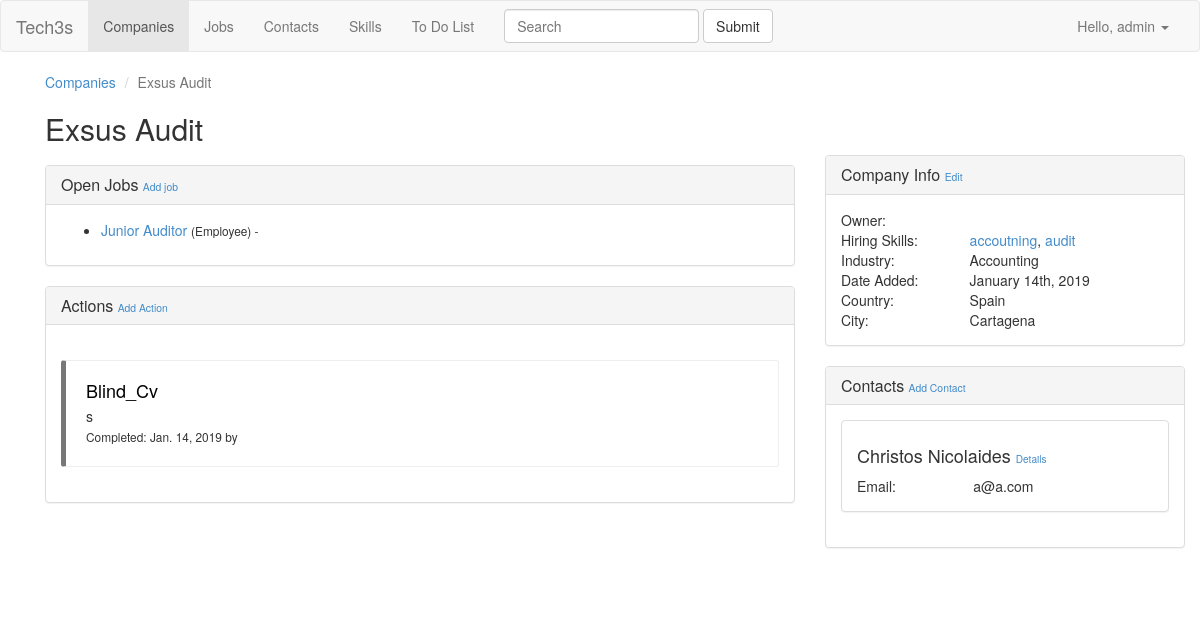
The page /companies/exsus-audit/ (signed in) on the database its author committed.
### crm/models.py (models this page shows, shortened)
class Company(models.Model):
    STATUS_CHOICES = (
        ('contacted', 'Contacted'),
        ('accepted', 'Accepted'),
        ('declined', 'Declined'),
        ('n/a', 'N/A'),
    )
    name = models.CharField(max_length=100, db_index=True)
    legal_name = models.CharField(max_length=100, blank=True)
    cif = models.CharField(max_length=25, blank=True)
    website = models.URLField(blank=True)
    description = models.TextField(blank=True)
    address = models.CharField(max_length=100, blank=True)
    zip_code = models.CharField(max_length=10, blank=True)
    slug = models.SlugField(max_length=250, unique=True, blank=True)
    official_company = models.BooleanField(
        default=True,
        help_text='Official company in Nubelo, in case of duplicates',
        blank=True)
    fee = models.CharField(max_length=25, blank=True)
    nubelo_id = models.IntegerField(null=True, blank=True)
    nubelo_url = models.URLField(max_length=250, blank=True)
    status = models.CharField(max_length=15, choices=STATUS_CHOICES)
    updated = models.DateTimeField(auto_now=True)
    timestamp = models.DateTimeField(auto_now_add=True, db_index=True)
    city = models.ForeignKey(City, related_name='companies')
    industry = models.ForeignKey(Industry, related_name='companies')
    skills = models.ManyToManyField(Skill, related_name='companies')
    created_by = models.ForeignKey(
        settings.AUTH_USER_MODEL, related_name='created_companies',
        db_index=True)
    owner = models.ForeignKey(
        settings.AUTH_USER_MODEL, related_name='owned_companies')
    assigned_to = models.ForeignKey(
        settings.AUTH_USER_MODEL, related_name='assigned_companies')
    class Meta:
        ordering = ('-timestamp',)
        verbose_name_plural = "companies"
    def get_job_create_url(self):
        return reverse(
            'crm_job_create', kwargs={'company_slug': self.slug})
    def get_company_action_create_url(self):
        return reverse(
            'crm_company_action_create', kwargs={'company_slug': self.slug})
    def get_contact_create_url(self):
        return reverse(
            'crm_contact_create', kwargs={'company_slug': self.slug})
    def get_update_url(self):
        return reverse('crm_company_update', kwargs={'slug': self.slug})

class Job(models.Model):
    JOB_TYPE_CHOICES = (
        ('employee', 'Employee'),
        ('freelance', 'Freelance'),
    )
    STATUS_CHOICES = (
        ('open', 'Open'),
        ('won', 'Won'),
        ('lost', 'Lost'),
        ('canceled_by_client', 'Canceled by Client'),
    )
    title = models.CharField(max_length=250, db_index=True)
    description = models.TextField()
    zip_code = models.CharField(max_length=10, blank=True)
    num_vacancies = models.IntegerField(default=1)
    job_type = models.CharField(max_length=15, choices=JOB_TYPE_CHOICES)
    salary = models.DecimalField(max_digits=10, decimal_places=2)
    fee = models.CharField(max_length=25, blank=True)
    total_income = models.DecimalField(
        max_digits=10, decimal_places=2, null=True, blank=True)
    document = models.FileField(
        upload_to='uploads/docs/jobs/%Y/%m/%d/', blank=True)
    slug = models.SlugField(max_length=250, unique=True)
    timestamp = models.DateTimeField(auto_now_add=True, db_index=True)
    nubelo_id = models.IntegerField(null=True, blank=True)
    nubelo_url = models.URLField(max_length=250, blank=True)
    company = models.ForeignKey(Company, related_name='jobs')
    skills = models.ManyToManyField(Skill, related_name='jobs')
    city = models.ForeignKey(City, related_name='jobs')
    created_by = models.ForeignKey(
        settings.AUTH_USER_MODEL, related_name='created_jobs',
        db_index=True)
    assigned_to = models.ForeignKey(
        settings.AUTH_USER_MODEL, related_name='assigned_jobs')
    class Meta:
        ordering = ('-timestamp',)
    def get_absolute_url(self):
        return reverse(
            'crm_job_detail',
            kwargs={
                'company_slug': self.company.slug,
                'job_slug': self.slug,
            })

class CompanyAction(models.Model):
    ACTION_CHOICES = (
        ('phone_call', 'Phone call'),
        ('meeting', 'Meeting'),
        ('email', 'Email'),
        ('proposal_sent', 'Proposal Sent'),
        ('proposal_signed', 'Proposal Signed'),
        ('blind_cv', 'Blind CV'),
        ('other', 'Other'),
    )
    STATUS_CHOICES = (
        ('to_do', 'To Do'),
        ('done', 'Done'),
        ('cancelled', 'Cancelled'),
    )
    action = models.CharField(max_length=50, choices=ACTION_CHOICES)
    status = models.CharField(
        max_length=25, choices=STATUS_CHOICES, default='to_do')
    description = models.TextField()
    blind_cvs_sent = models.IntegerField(default=0)
    is_highlighted = models.BooleanField(default=False)
    document = models.FileField(
        upload_to='uploads/actions/companies/%Y/%m/%d/', blank=True)
    timestamp = models.DateTimeField(auto_now_add=True, db_index=True)
    completed_timestamp = models.DateTimeField(null=True, db_index=True)
    company = models.ForeignKey(Company, related_name='company_actions')
    created_by = models.ForeignKey(
        settings.AUTH_USER_MODEL, related_name='company_actions',
        db_index=True)
    class Meta:
        ordering = ('-timestamp',)

class Skill(models.Model):
    name = models.CharField(max_length=31, db_index=True, unique=True)
    slug = models.SlugField(max_length=31, unique=True)
    class Meta:
        ordering = ('name',)
    def get_absolute_url(self):
        return reverse('crm_skill_detail', kwargs={'slug': self.slug})

class Industry(models.Model):
    name = models.CharField(max_length=100)
    class Meta:
        verbose_name_plural = 'industries'
    def __str__(self):
        return self.name

class City(models.Model):
    geonameid = models.IntegerField(primary_key=True)
    name = models.CharField(max_length=100, db_index=True)
    latitude = models.DecimalField(max_digits=9, decimal_places=6)
    longitude = models.DecimalField(max_digits=9, decimal_places=6)
    feature_code = models.CharField(max_length=15)
    country = models.ForeignKey(Country, related_name='cities')
    population = models.IntegerField(default=0)
    class Meta:
        ordering = ('name', 'country')
        verbose_name_plural = 'cities'
    def __str__(self):
        return '{}'.format(self.name)

class Country(models.Model):
    country_code = models.CharField(max_length=2, primary_key=True)
    name = models.CharField(max_length=100)
    class Meta:
        verbose_name_plural = 'countries'
    def __str__(self):
        return self.name

class Contact(models.Model):
    first_name = models.CharField(max_length=100)
    last_name = models.CharField(max_length=100, db_index=True)
    title = models.CharField(max_length=100, blank=True)
    email = models.EmailField(max_length=250, db_index=True)
    phone = models.CharField(max_length=25, blank=True)
    mobile = models.CharField(max_length=25, blank=True)
    address = models.CharField(max_length=100, blank=True)
    zip_code = models.CharField(max_length=10, blank=True)
    slug = models.SlugField(max_length=250, unique=True, blank=True)
    is_primary_contact = models.BooleanField(default=False)
    timestamp = models.DateTimeField(auto_now_add=True, db_index=True)
    company = models.ForeignKey(Company, related_name='contacts')
    city = models.ForeignKey(City, related_name='contacts')
    created_by = models.ForeignKey(
        settings.AUTH_USER_MODEL, related_name='contacts',
        db_index=True)
    class Meta:
        ordering = ('-is_primary_contact',)
    def get_absolute_url(self):
        return reverse(
            'crm_contact_detail',
            kwargs={
                'company_slug': self.company.slug,
                'contact_slug': self.slug,
            })
    def get_full_name(self):
        return '{} {}'.format(self.first_name, self.last_name)

### crm/views.py (the view)
@class_login_required
class CompanyDetail(DetailView):
    model = Company

### crm/templates/crm/company_detail.html (shortened to what this page needs)
{% extends "crm/base_crm.html" %}
{% block content %}
  <article>
    <div class="row">
      <div class="col-md-8">
        <ol class="breadcrumb">
          <li><a href="{% url 'crm_company_list' %}">Companies</a></li>
          <li class="active">{{ company.name }}</li>
        </ol>
        <h2>{{ company.name }}</h2>
      </div>
    </div>
    <div class="row">
      <div class="col-md-8">
        <section>
          <div class="panel panel-default">
            {% if request.user.is_superuser %}
            <div class="panel-heading">
              <h3 class="panel-title">
                Open Jobs
                <span class="small"><a href="{{ company.get_job_create_url }}">Add job</a></span>
              </h3>
            </div>
            {% endif %}
            <div class="panel-body">
              <ul>
                {% for job in company.jobs.all %}
                  <li>
                    <a href="{{ job.get_absolute_url }}">{{ job.title }}</a>
                    <span class="small">({{ job.job_type|title }}) - {{ job.assigned_to.get_full_name }}</span>
                  </li>
                {% empty %}
                  <li>No open jobs</li>
              {% endfor %}
              </ul>
            </div>
          </div>
        </section>
        {% if request.user.is_superuser %}
        <section>
          <div class="panel panel-default">
              <div class="panel-heading">
                <h3 class="panel-title">
                  Actions
                  <span class="small"><a href="{{ company.get_company_action_create_url }}">Add Action</a></span>
                </h3>
              </div>
              <div class="panel-body">
                {% for company_action in company.company_actions.all %}
                  {% if company_action.status == 'done' %}
                    <div class="bs-callout bs-callout-default">
                      <h4>{{ company_action.action|title }}</h4>
                      {{ company_action.description }}
                      <p><span class="small">Completed: {{ company_action.completed_timestamp|date }} by {{ company_action.created_by.get_full_name|title }}</span></p>
                    </div>
                  {% endif %}
                {% empty %}
                  <ul>
                    <li>
                      No actions taken
                    </li>
                  </ul>
                {% endfor %}
              </div>
            </div>
        </section>
        {% endif %}
      </div>
      <div class="col-md-4">
        <section>
          <div class="panel panel-default">
            <div class="panel-heading">
              <h3 class="panel-title">
                Company Info
                {% if request.user.is_superuser %}
                <span class="small"><a href="{{ company.get_update_url }}">Edit</a></span>
                {% endif %}
              </h3>
            </div>
            <div class="panel-body">
              <table>
                <tr>
                  <td>Owner:</td>
                  <td>{{ company.owner.get_full_name|title }}</td>
                </tr>
                <tr>
                  <td>Hiring Skills:</td>
                  <td>{% for skill in company.skills.all %}
                        <a href="{{ skill.get_absolute_url }}">
                          {{ skill.name }}</a>{% if forloop.last %}{% else %}, {% endif %}
                      {% endfor %}
                  </td>
                </tr>
                <tr>
                  <td>Industry:</td>
                  <td>{{ company.industry|title }}</td>
                </tr>
                <tr>
                  <td>Date Added:</td>
                  <td>{{ company.timestamp|date:"F jS, Y" }}</td>
                </tr>
                <tr>
                  <td>Country:</td>
                  <td>{{ company.city.country|title }}</td>
                </tr>
                <tr>
                  <td>City:</td>
                  <td>{{ company.city }}</td>
                </tr>
              </table>
            </div>
          </div>
        </section>
        <section>
          <div class="panel panel-default">
            <div class="panel-heading">
              <h3 class="panel-title">
                Contacts
                {% if request.user.is_superuser %}
                <span class="small"><a href="{{ company.get_contact_create_url }}">Add Contact</a></span>
                {% endif %}
              </h3>
            </div>
            <div class="panel-body">
              {% for contact in company.contacts.all %}
                <div class="panel panel-default">
                    <div class="panel-body">
                <h4>
                  {{ contact.get_full_name|title }}
                  <span class="small"><span class="small"><a href="{{ contact.get_absolute_url }}">Details</a></span></span>
                </h4>
                <table>
                  {% if contact.email %}
                    <tr>
                      <td>Email:</td>
                      <td>{{ contact.email }}</td>
                    </tr>
                  {% endif %}
                </table>
                </div>
                </div>
              {% empty %}
                <ul>
                  <li>
                    No contacts available
                  </li>
                </ul>
              {% endfor %}
            </div>
          </div>
        </section>
      </div>
    </div>
  </article>
{% endblock %}

### templates/base.html (shortened to what this page needs)
{% load staticfiles %}
<!DOCTYPE html>
<html lang="en">
<head>
  <link rel="stylesheet" type="text/css" href="{% static 'site/css/bootstrap.css' %}">
  <link rel="stylesheet" type="text/css" href="{% static 'site/css/style.css' %}">
</head>
<body>
    <header>
      <nav class="navbar navbar-default">
        <div class="container-fluid">
          <div class="navbar-header">
            <a class="navbar-brand" href="/">Tech3s</a>
          </div>
          {% if user.is_authenticated %}
          <div class="collapse navbar-collapse" id="bs-example-navbar-collapse-1">
            <ul class="nav navbar-nav">
              <li class="{% if '/companies/' in request.path %} active {% endif %}">
                <a href="{% url 'crm_company_list' %}">Companies <span class="sr-only">(current)</span></a>
              </li>
              <li class="{% if '/jobs/' in request.path %} active {% endif %}">
                <a href="{% url 'crm_job_list' %}">Jobs</a>
              </li>
              <li class="{% if '/contacts/' in request.path %} active {% endif %}">
                <a href="{% url 'crm_contact_list' %}">Contacts</a>
              </li>
              <li class="{% if '/skills/' in request.path %} active {% endif %}">
                <a href="{% url 'crm_skill_list' %}">Skills</a>
              </li>
              <li class="{% if '/to-do-list/' in request.path %} active {% endif %}">
                <a href="{% url 'crm_company_action_to_do_list' %}">To Do List</a>
              </li>
            </ul>
            <form class="navbar-form navbar-left" role="search">
              <div class="form-group">
                <input type="text" class="form-control" placeholder="Search">
              </div>
              <button type="submit" class="btn btn-default">Submit</button>
            </form>
            <ul class="nav navbar-nav navbar-right">
              <li class="dropdown">
                <a href="#" class="dropdown-toggle" data-toggle="dropdown" role="button" aria-haspopup="true" aria-expanded="false">Hello, {{ user.username }} <span class="caret"></span></a>
              </li>
            </ul>
          </div>
          {% endif %}
        </div>
      </nav>
    </header>
      <div class="container">
      <div class="container">
        <main>
        {% block content %}{% endblock %}
      </main>
      </div>
      <footer>
      </footer>
    </div>
</body>
</html>

### static/site/css/style.css (style rules this page uses)
.breadcrumb { background-color: white; padding: 0; }
table { width: 100%; }
footer { padding-top: 30px; }
.bs-callout { padding: 20px; margin: 20px 0; border: 1px solid #eee; border-left-width: 5px; border-radius: 3px; }
.bs-callout h4 { margin-top: 0; margin-bottom: 5px; }
.bs-callout p:last-child { margin-bottom: 0; }
.bs-callout-default { border-left-color: #777; }
.bs-callout-default h4 { color: #000; }

### rows shown on the page
Company: name "Exsus Audit", industry "Accounting", timestamp "January 14th, 2019", city.country "Spain", city "Cartagena"
Job: title "Junior Auditor", job_type "Employee"
CompanyAction: action "Blind_Cv", description "s", completed_timestamp "Jan. 14, 2019"
Skill: name "accoutning"
Skill: name "audit"
Contact: get_full_name "Christos Nicolaides", email "a@a.com"

### other values the page prints
{{ user.username }} "admin"
